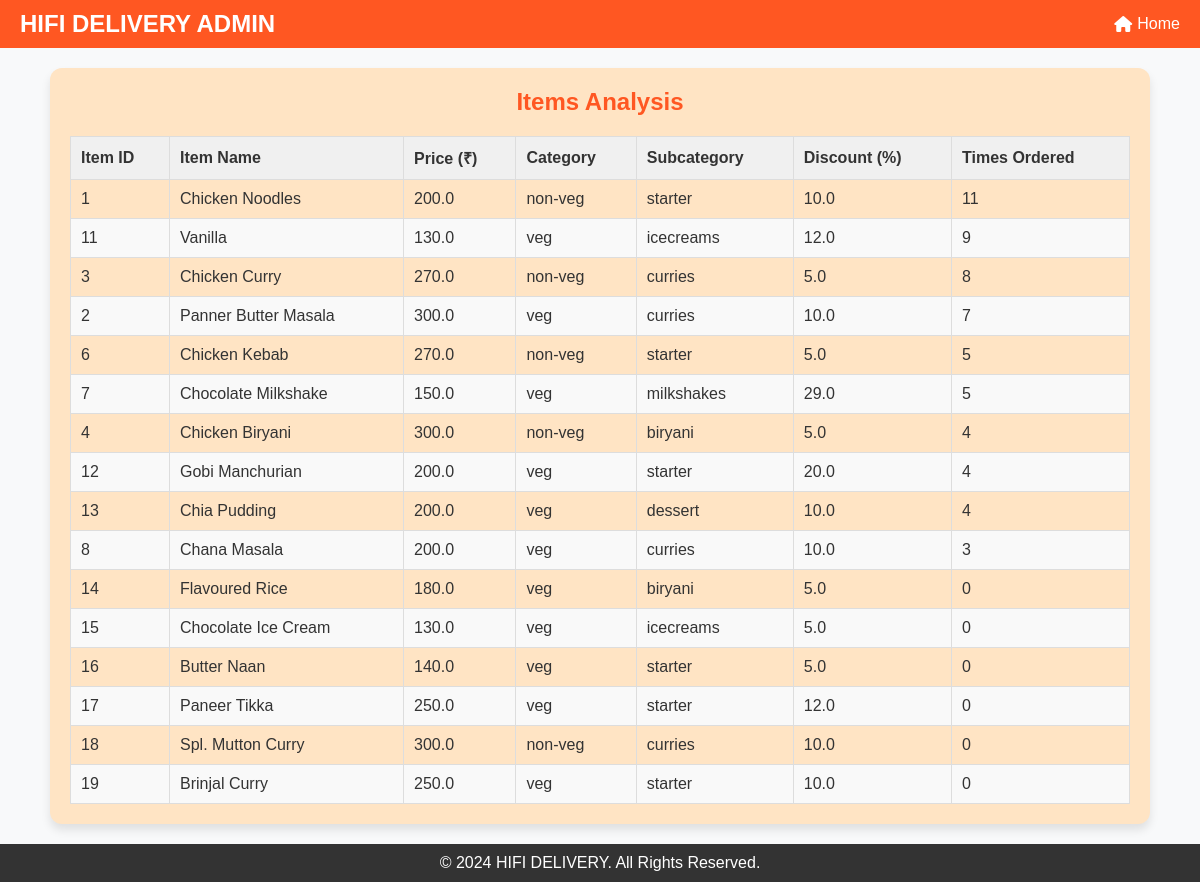
Page /items_analysis_admin on the earlier database version.
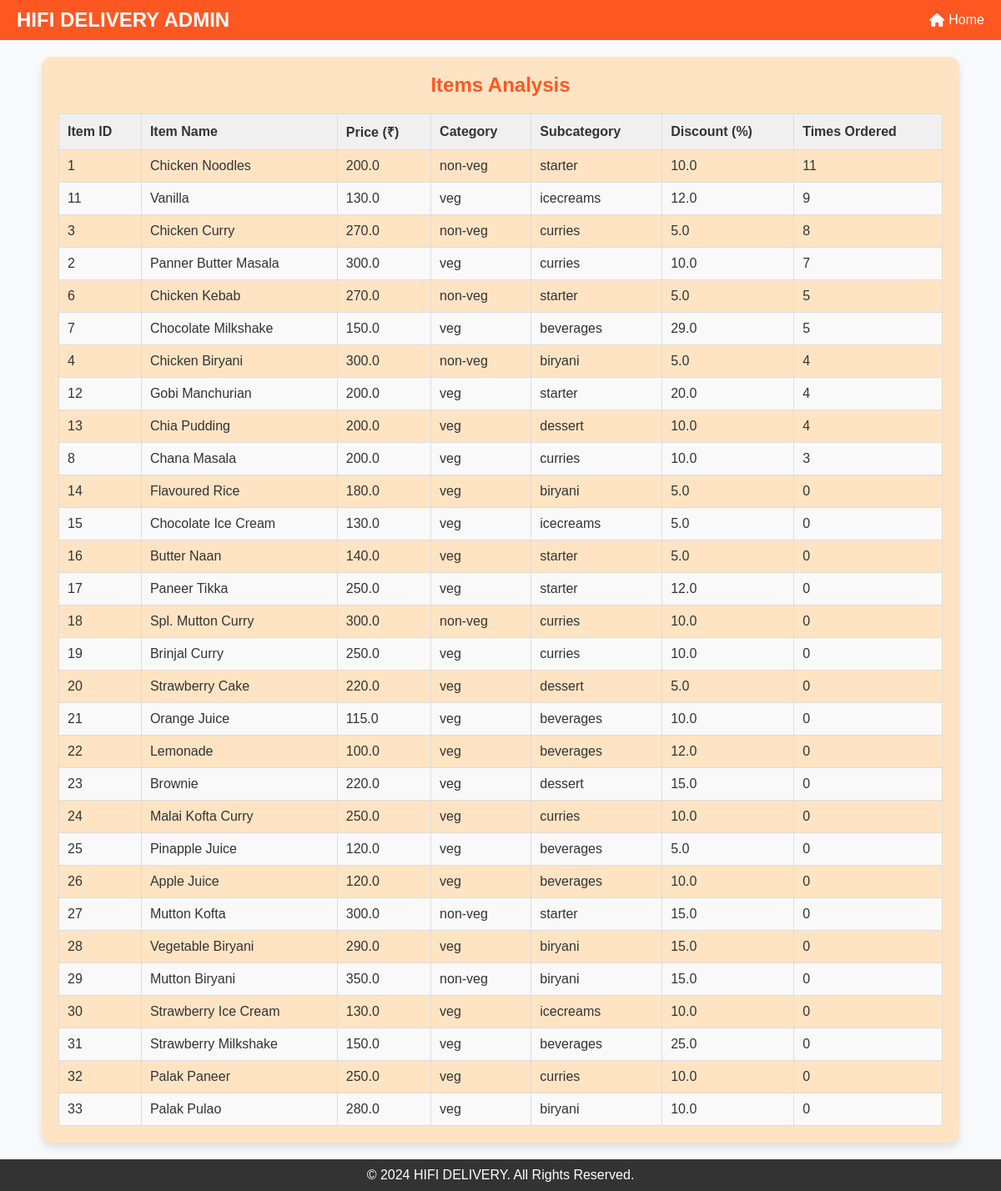
Same page on the later database version.
### tables this page shows
CREATE TABLE "menu_items" (
	"id"	INTEGER,
	"name"	TEXT NOT NULL,
	"description"	TEXT NOT NULL,
	"price"	REAL NOT NULL,
	"image_path"	TEXT NOT NULL,
	"category"	TEXT NOT NULL DEFAULT 'veg',
	"subcategory"	TEXT NOT NULL DEFAULT 'starter',
	"discount"	REAL NOT NULL DEFAULT 0.0,
	PRIMARY KEY("id" AUTOINCREMENT)
);

### mergedapp.py (the view)
@app.route('/items_analysis_admin')
def items_analysis_admin():
    try:
        with get_db_connection() as conn:
            cursor = conn.cursor()
            cursor.execute('''
            SELECT mi.id, mi.name, mi.price, mi.category, mi.subcategory, mi.discount,
            COUNT(o.orderId) AS times_ordered
            FROM menu_items mi
            LEFT JOIN Orders_Analysis o ON mi.name = o.productName  -- Match items with orders
            GROUP BY mi.id
            ORDER BY times_ordered DESC;
            ''')
            items = cursor.fetchall()
    except sqlite3.Error as e:
        print(f"Database error: {e}")
        items = []
    return render_template('items_analysis.html', items=items)

### mergedapp.py (called while the page is built)
def get_db_connection():
    conn = sqlite3.connect(DATABASE)  # Timeout to avoid lock
    conn.row_factory = sqlite3.Row
    return conn

### templates/items_analysis.html (shortened to what this page needs)
<!DOCTYPE html>
<html lang="en">
<head>
    <link href="https://cdnjs.cloudflare.com/ajax/libs/font-awesome/6.5.0/css/all.min.css" rel="stylesheet">
</head>
<body>
    <header>
        <div class="logo">HIFI DELIVERY ADMIN</div>
        <nav>
            <ul>
                <li><a href="{{ url_for('admin')}}"><i class="fa-solid fa-house"></i> Home</a></li>
            </ul>
        </nav>
    </header>
    <div class="content">
        <div class="table-container">
            <h2>Items Analysis</h2>
            <table>
                <thead>
                    <tr>
                        <th>Item ID</th>
                        <th>Item Name</th>
                        <th>Price (₹)</th>
                        <th>Category</th>
                        <th>Subcategory</th>
                        <th>Discount (%)</th>
                        <th>Times Ordered</th>
                    </tr>
                </thead>
                <tbody>
                    {% if items %}
                        {% for item in items %}
                        <tr>
                            <td>{{ item[0] }}</td>
                            <td>{{ item[1] }}</td>
                            <td>{{ item[2] }}</td>
                            <td>{{ item[3] }}</td>
                            <td>{{ item[4] }}</td>
                            <td>{{ item[5] }}</td>
                            <td>{{ item[6] }}</td>
                        </tr>
                        {% endfor %}
                    {% else %}
                        <tr>
                            <td colspan="7">No items available.</td>
                        </tr>
                    {% endif %}
                </tbody>
            </table>
        </div>
    </div>
    <footer>
        <p>&copy; 2024 HIFI DELIVERY. All Rights Reserved.</p>
    </footer>
</body>
</html>

### templates/items_analysis.html (style rules this page uses)
* { margin: 0; padding: 0; box-sizing: border-box; font-family: Arial, sans-serif; }
body { background-color: #f8f9fa; color: #333; display: flex; flex-direction: column; min-height: 100vh; }
header { background: #ff5722; color: white; padding: 10px 20px; display: flex; justify-content: space-between; align-items: center; }
header .logo { font-size: 1.5rem; font-weight: bold; }
header nav ul { list-style: none; display: flex; gap: 15px; }
header nav ul li a { color: white; text-decoration: none; display: flex; align-items: center; }
header nav ul li a i { margin-right: 5px; }
.content { padding: 20px; flex-grow: 1; display: flex; justify-content: center; align-items: center; }
.table-container { background-color: #ffe4c4; padding: 20px; border-radius: 12px; box-shadow: 0 6px 10px rgba(0, 0, 0, 0.1); max-width: 1100px; width: 100%; }
h2 { color: #ff5722; margin-bottom: 15px; text-align: center; }
table { width: 100%; border-collapse: collapse; margin-top: 20px; }
table th, table td { padding: 10px; border: 1px solid #ddd; text-align: left; }
table th { background: #f0f0f0; }
table tr:nth-child(even) { background: #f9f9f9; }
footer { background: #333; color: white; text-align: center; padding: 10px; }
footer p { margin: 0; }

Differences in the rows shown:
changed menu_items "Chocolate Milkshake": subcategory "milkshakes" → "beverages"
changed menu_items "Brinjal Curry": subcategory "starter" → "curries"
added menu_items: id "20", name "Strawberry Cake", price "220.0", category "veg", subcategory "dessert", discount "5.0", item "0"
added menu_items: id "21", name "Orange Juice", price "115.0", category "veg", subcategory "beverages", discount "10.0", item "0"
added menu_items: id "22", name "Lemonade", price "100.0", category "veg", subcategory "beverages", discount "12.0", item "0"
added menu_items: id "23", name "Brownie", price "220.0", category "veg", subcategory "dessert", discount "15.0", item "0"
added menu_items: id "24", name "Malai Kofta Curry", price "250.0", category "veg", subcategory "curries", discount "10.0", item "0"
added menu_items: id "25", name "Pinapple Juice", price "120.0", category "veg", subcategory "beverages", discount "5.0", item "0"
added menu_items: id "26", name "Apple Juice", price "120.0", category "veg", subcategory "beverages", discount "10.0", item "0"
added menu_items: id "27", name "Mutton Kofta", price "300.0", category "non-veg", subcategory "starter", discount "15.0", item "0"
added menu_items: id "28", name "Vegetable Biryani", price "290.0", category "veg", subcategory "biryani", discount "15.0", item "0"
added menu_items: id "29", name "Mutton Biryani", price "350.0", category "non-veg", subcategory "biryani", discount "15.0", item "0"
added menu_items: id "30", name "Strawberry Ice Cream", price "130.0", category "veg", subcategory "icecreams", discount "10.0", item "0"
added menu_items: id "31", name "Strawberry Milkshake", price "150.0", category "veg", subcategory "beverages", discount "25.0", item "0"
added menu_items: id "32", name "Palak Paneer", price "250.0", category "veg", subcategory "curries", discount "10.0", item "0"
added menu_items: id "33", name "Palak Pulao", price "280.0", category "veg", subcategory "biryani", discount "10.0", item "0"
